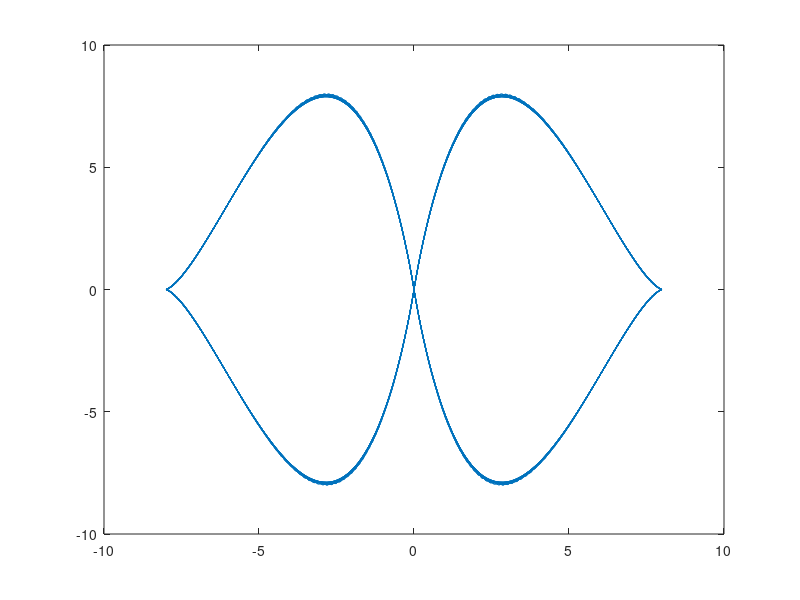

The MATLAB script that drew this image: (Note: this script raises an error after producing the figure.)
% velocity motion model based inverse kinematics
% (c) 

clear all;clc;
T =0.1;
ITER = 1e3;
L = 0.5; %robot width
r = 0.25; %wheel radius

t=linspace(-pi,pi,ITER); 
xt = 8*sin(t).^3; yt = 8*sin((2*t)).^3;
%plot(x,y)

N=0:1:ITER;
x = 8*(sin(N*T)).^3;
y = 8*(sin(2*N*T)).^3;
%figure;
plot(x,y)
figure;

% initializing
phiN = zeros(1, ITER); w = zeros(1, ITER); v = zeros(1, ITER);

for n=2:length(N)-1
    phiN(n) = atan2(y(n) - y(n-1), x(n) - x(n-1));
    
    meu = 0.5*( (sin(phiN(n))*(y(n+1)-y(n))+cos(phiN(n))*(x(n+1)-x(n))) ...
        / (cos(phiN(n))*(y(n+1)-y(n))-sin(phiN(n))*(x(n+1)-x(n))) );
    
    xm = 0.5*(x(n)+x(n+1));
    ym = 0.5*(y(n)+y(n+1));
    
    xs = xm + meu*(y(n)-y(n+1));
    ys = ym + meu*(x(n+1)-x(n));

    R = sqrt((x(n)-xs)^2+(y(n)-ys)^2);
    
    theta_1 = atan2(y(n)-ys,x(n)-xs);
    theta_2 = atan2(y(n+1)-ys,x(n+1)-xs);

    delta_phi_n = wrapToPi(theta_1 - theta_2);
    
    w(n) = delta_phi_n / T;
    
    v(n) = R*w(n);
    
end 
R_t = v./w; 

v_r = ( (R_t + 0.5*L).*w); % right wheel linear velocity
w_r = v_r ./ r; % right wheel angular velocity

v_l = ( (R_t - 0.5*L).*w); % left wheel linear velocity
w_l = v_l./r; % left wheel angular velocity

subplot 221
plot(w_r); title('w_r')
subplot 222
plot(w_l); title('w_l')
subplot 223
plot(v_r); title('v_r')
subplot 224
plot(v_l); title('v_l')


x_f = zeros(1, ITER); y_f = zeros(1, ITER); phi_f = zeros(1, ITER); 
for n = 2:ITER-1
    x_f(n+1) = x_f(n) + (v(n)/w(n))*(-sin(phiN(n))+sin(phiN(n)+w(n)*T));
    y_f(n+1) = y_f(n) + (v(n)/w(n))*(-cos(phiN(n))+cos(phiN(n)+w(n)*T));
end
figure;
plot(x_f,y_f)
